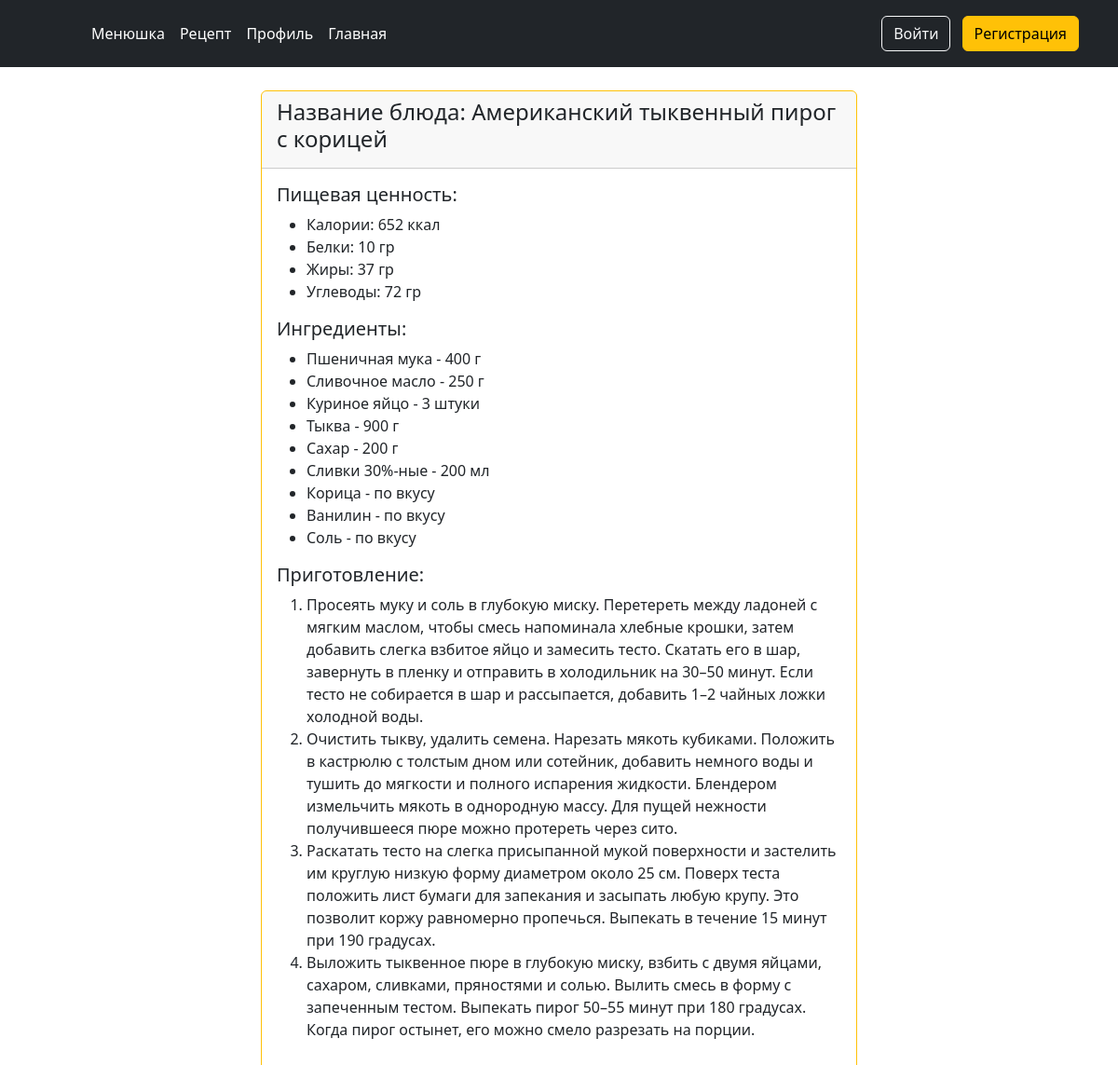
The app's page /dish/2 with its own data.
### main/models.py (models this page shows)
class Dish(models.Model):
    name = models.CharField(max_length = 100)
    recept = models.TextField()
    calories = models.PositiveIntegerField()
    protein = models.PositiveIntegerField()
    fat = models.PositiveIntegerField()
    carbohydrate = models.PositiveIntegerField()

class ProductDish(models.Model):
    product = models.ForeignKey(Product, on_delete=models.CASCADE)
    dish = models.ForeignKey(Dish, on_delete=models.CASCADE)
    size = models.CharField(max_length = 200)

class Product(models.Model):
    name = models.CharField(max_length = 100)

### main/views.py (the view)
# urls.py: path('dish/<int:id>', dish, name='dish')
def dish(request, id):
    context = {}
    dish = Dish.objects.get(id = id)
    context['dish'] = dish
    return render(request, 'dish.html', context)

### main/templatetags/my_tags.py (called while the page is built)
@register.filter
def split_lines(value):
    return value.split('\n')

### main/templates/dish.html (shortened to what this page needs)
{% load my_tags %}
<!DOCTYPE html>
<html lang="en">
<head>
    <link href="https://cdn.jsdelivr.net/npm/bootstrap@5.3.3/dist/css/bootstrap.min.css" rel="stylesheet">
</head>
<body>
{% include 'navigation.html' %}
<main>
<div class="row" style="margin-top: 25px;">
  <div class="center-block">
    <div class="card border-warning mb-3 mx-auto" style="max-width: 40rem;">
      <div class="card-header"><h4> Название блюда: {{ dish.name }}</h4></div>
      <div class="card-body">
            <h5 class="card-title">Пищевая ценность:</h5>
          <ul>
              <li>
                  Калории: {{ dish.calories }} ккал
              </li>
              <li>
                  Белки: {{ dish.protein }} гр
              </li>
              <li>
                  Жиры: {{ dish.fat }} гр
              </li>
              <li>
                  Углеводы: {{ dish.carbohydrate }} гр
              </li>
          </ul>
         <h5 class="card-title">Ингредиенты:</h5>
          <ul>
              {% for productdish in dish.productdish_set.all %}
              <li>
                    {{ productdish.product.name }} - {{ productdish.size }}
              </li>
              {% endfor %}
          </ul>
        <h5 class="card-title">Приготовление:</h5>
        <ol>
        {% for ingredient in dish.recept|split_lines %}
            <li>{{ ingredient }}</li>
        {% endfor %}
    </ol>
      </div>
    </div>
</div>
</div>
</main>
</body>
</html>

### records on screen
Dish: name "Американский тыквенный пирог с корицей", calories "652", protein "10", fat "37", carbohydrate "72"
ProductDish: product.name "Пшеничная мука", size "400 г"
ProductDish: product.name "Сливочное масло", size "250 г"
ProductDish: product.name "Куриное яйцо", size "3 штуки"
ProductDish: product.name "Тыква", size "900 г"
ProductDish: product.name "Сахар", size "200 г"
ProductDish: product.name "Сливки 30%-ные", size "200 мл"
ProductDish: product.name "Корица", size "по вкусу"
ProductDish: product.name "Ванилин", size "по вкусу"
ProductDish: product.name "Соль", size "по вкусу"
